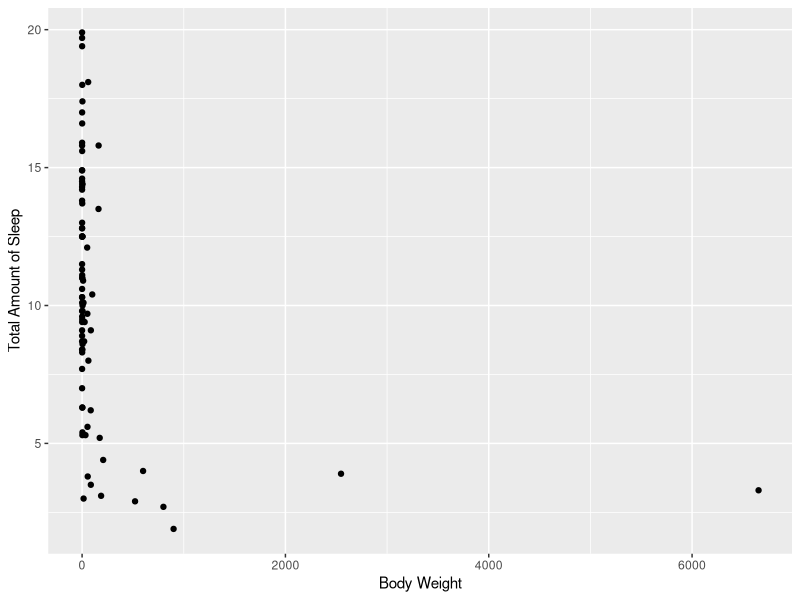
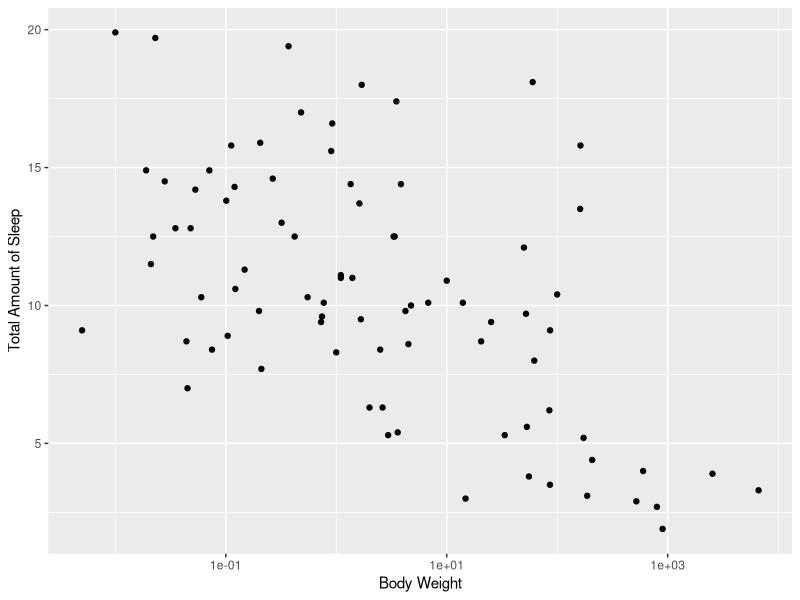
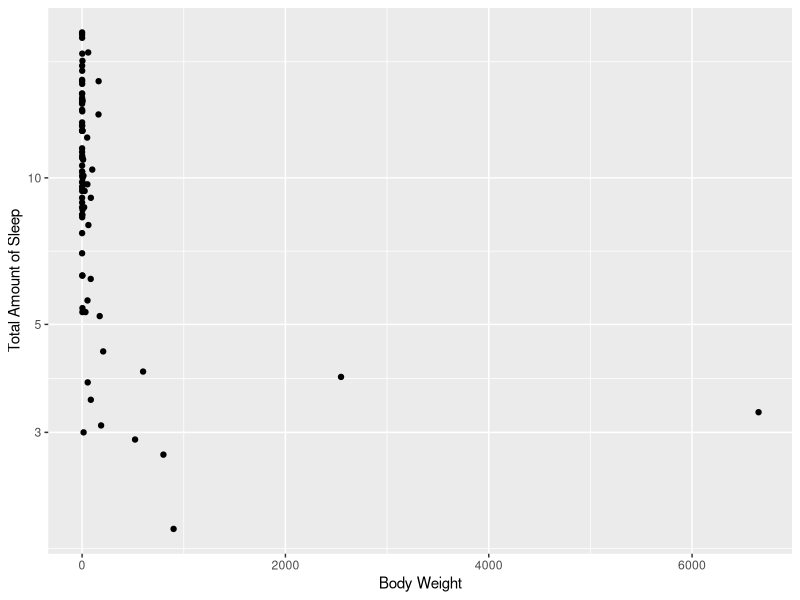
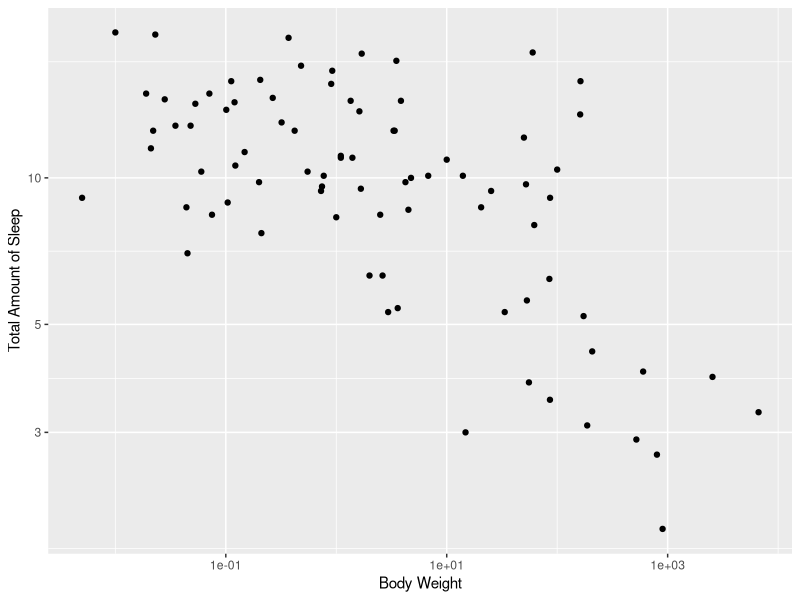
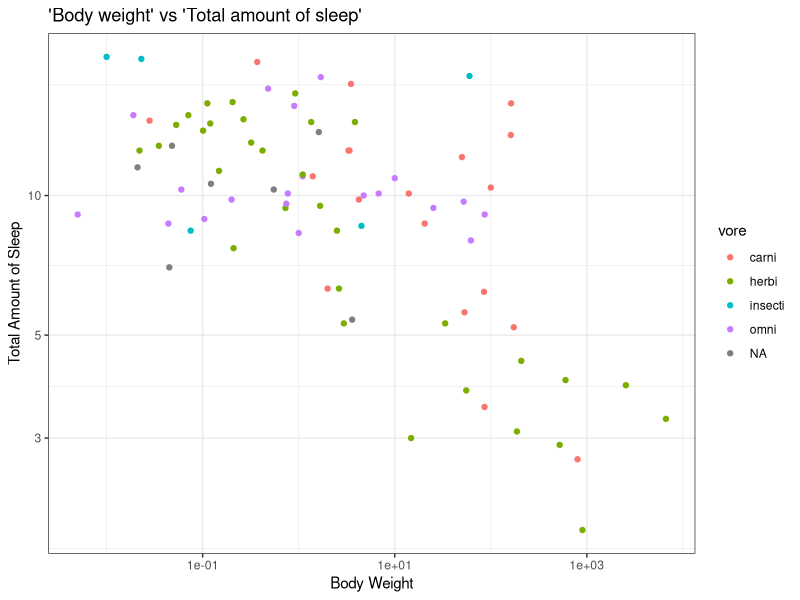
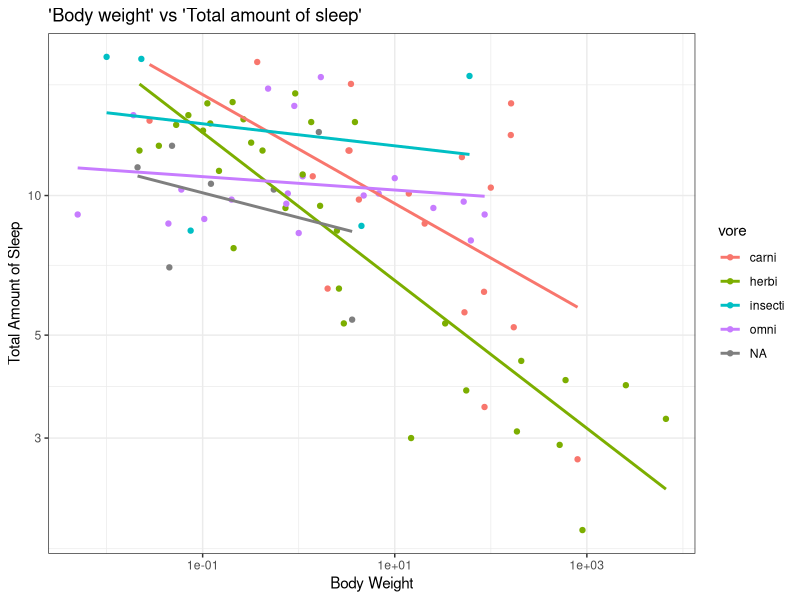
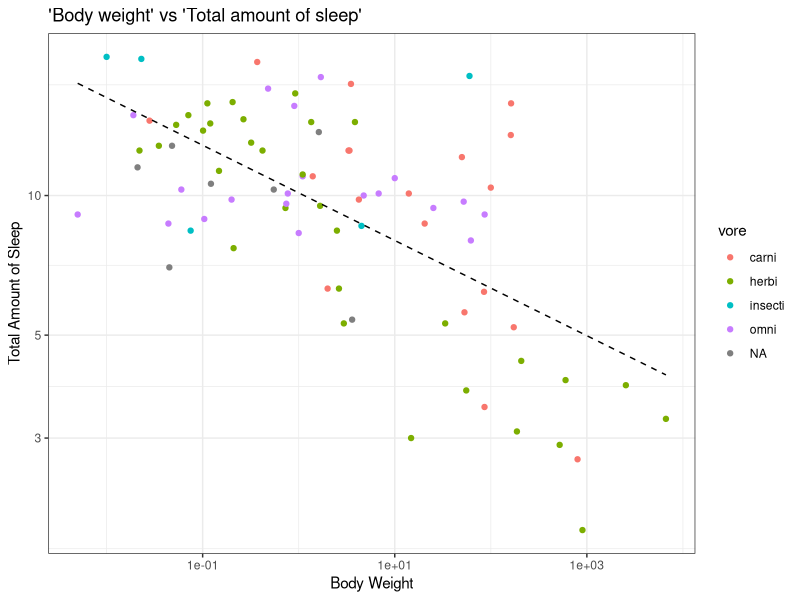
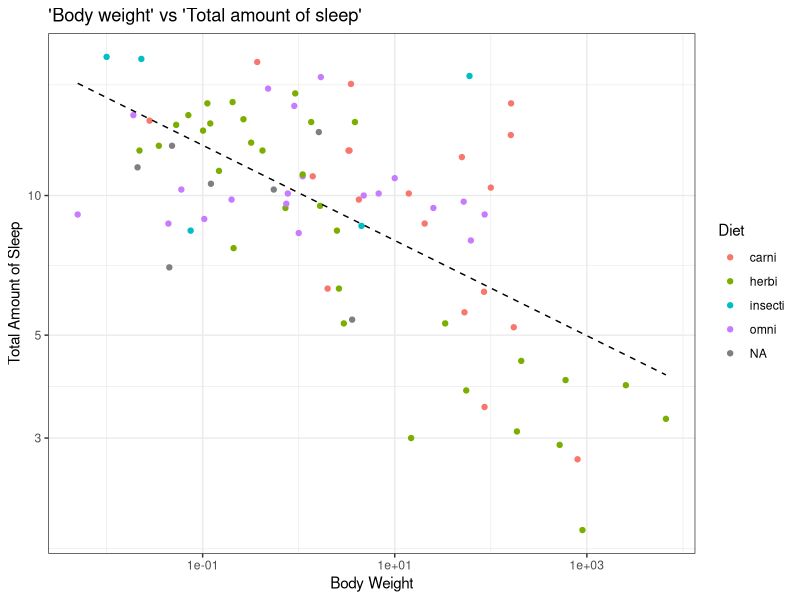

Recreate these plots in R, in order.
# Graphics with ggplot2
# Load packages
library(tidyverse)
library(ggthemes)
# Load the msleep data set. 
suppressMessages(library(dplyr))
data(msleep)
head(msleep) # show first six rows
nrow(msleep) # there are 83 mammals in msleep dataframe
ncol(msleep) # there are 11 variables in msleep dataframe
names(msleep) # variable names 

# Find out if total sleep time has a relationship with mammal body weight. 
ggplot(data = msleep, mapping = aes(x = bodywt, y = sleep_total)) +
  geom_point()+
  labs(x ="Body Weight", y = "Total Amount of Sleep")

# 1) log(x)
ggplot(data = msleep, mapping = aes(x = bodywt, y = sleep_total)) +
  geom_point() + scale_x_log10()+
  labs(x ="Body Weight", y = "Total Amount of Sleep")

# 2) log(y)
ggplot(data = msleep, mapping = aes(x = bodywt, y = sleep_total)) +
  geom_point() + scale_y_log10()+
  labs(x ="Body Weight", y = "Total Amount of Sleep")

# 3) log(x) and log(y)
ggplot(data = msleep, mapping = aes(x = bodywt, y = sleep_total)) +
  geom_point() + scale_x_log10() + scale_y_log10()+
  labs(x ="Body Weight", y = "Total Amount of Sleep")

# Color code the plot in part 4 by the diet of the animals (vore)
# 1) Axis labels nice
# 2) Change the theme to black and white
# 3) Add a meaningful title to the plot.
ggplot(data = msleep) +
  geom_point(mapping = aes(x = bodywt, y = sleep_total, color = vore))+
  theme_bw()+
  scale_x_log10() + scale_y_log10() +
  ggtitle("'Body weight' vs 'Total amount of sleep'")+
  labs(x ="Body Weight", y = "Total Amount of Sleep")
# Add an OLS line (without standard errors) for each vore category.
ggplot(data = msleep, mapping = aes(x = bodywt, y = sleep_total, color = vore)) +
  geom_point()+
  geom_smooth(se = FALSE, method = lm)+
  scale_x_log10() + scale_y_log10() +
  theme_bw()+
  ggtitle("'Body weight' vs 'Total amount of sleep'")+
  labs(x ="Body Weight", y = "Total Amount of Sleep")
# Copy the plot from 6 and add the overall (across all vore types) OLS line (without standard errors) to the above plot.
# Make sure this new line is black, dashed, and has width of 0.5.
ggplot(data = msleep, mapping = aes(x = bodywt, y = sleep_total, color = vore)) +
  geom_point()+
  geom_smooth(se = FALSE, method = lm, linetype = "dashed",color = "black", lwd = .5)+
  scale_x_log10() + scale_y_log10() +
  theme_bw()+
  ggtitle("'Body weight' vs 'Total amount of sleep'")+
  labs(x ="Body Weight", y = "Total Amount of Sleep")

### Copy the plot from 7 and change the title of the legend to “Diet”.

ggplot(data = msleep, mapping = aes(x = bodywt, y = sleep_total, color = vore)) +
  geom_point()+
  geom_smooth(se = FALSE, method = lm, linetype = "dashed", color = "black", lwd = .5)+
  theme_bw()+
  scale_x_log10() + scale_y_log10() +
  ggtitle("'Body weight' vs 'Total amount of sleep'")+ 
  scale_color_discrete(name = "Diet")+
  labs(x ="Body Weight", y = "Total Amount of Sleep")

